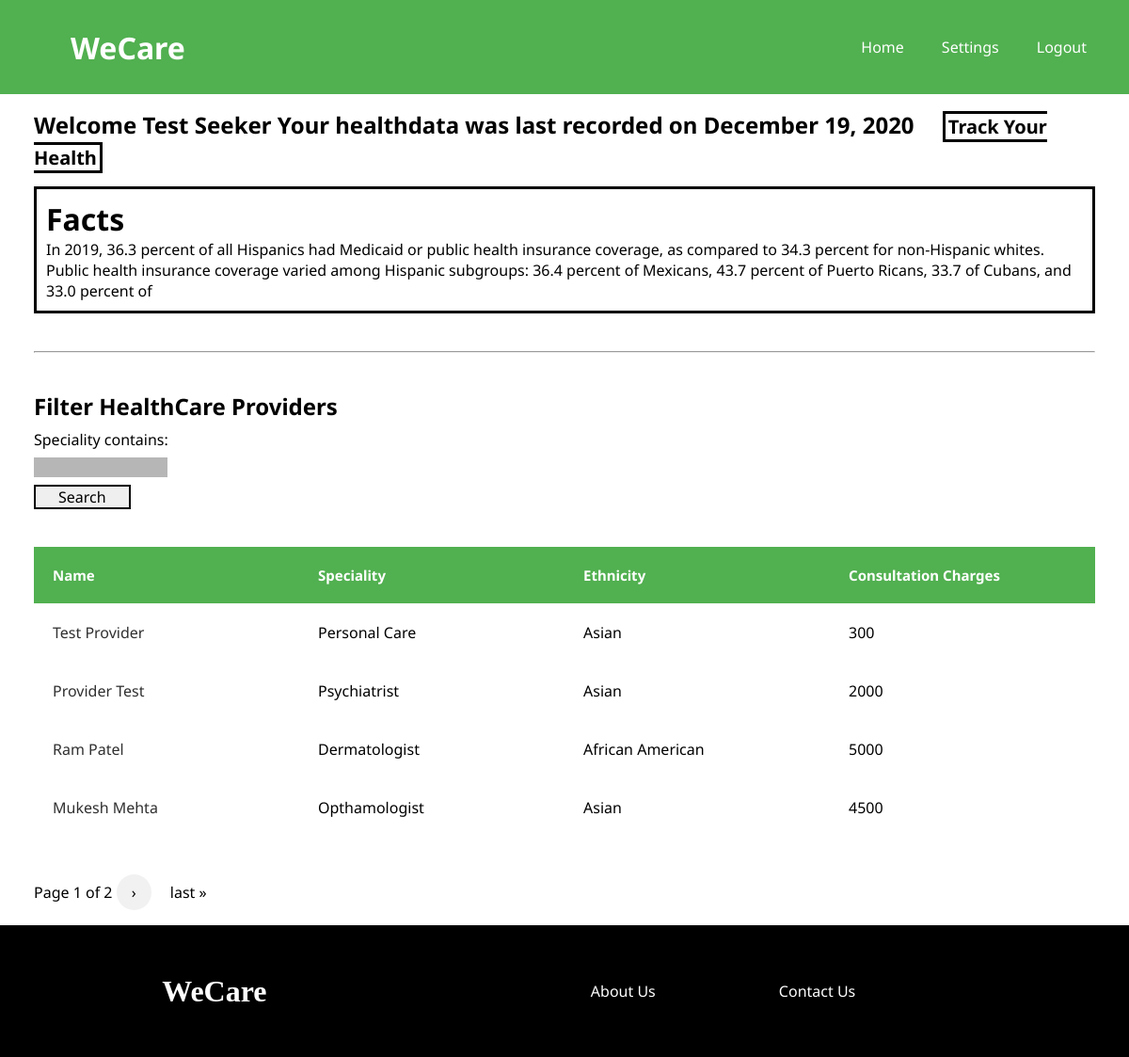
Page /dashboard (signed in) on the committed database.
### users/models.py (models this page shows, shortened)
class Seeker(models.Model):
    user = models.OneToOneField(
        User, on_delete=models.CASCADE, primary_key=True)
    phone_number = models.CharField(max_length=20)
    location = models.CharField(max_length=20)
    medicaid_recepient = models.BooleanField(default=False)
    ethnicity = models.CharField(max_length=20)
    def __str__(self):
        return f'{self.user.first_name} {self.user.last_name}'

class User(AbstractUser):
    email = models.EmailField(unique=True)
    is_seeker = models.BooleanField(default=False)
    is_provider = models.BooleanField(default=False)
    first_name = models.CharField(max_length=100)
    last_name = models.CharField(max_length=100)
    USERNAME_FIELD = 'email'
    REQUIRED_FIELDS = []

class Provider(models.Model):
    user = models.OneToOneField(
        User, on_delete=models.CASCADE, primary_key=True)
    phone_number = models.CharField(max_length=20)
    designation = models.CharField(max_length=20)
    ethnicity = models.CharField(max_length=20)
    def __str__(self):
        return f'{self.user.first_name} {self.user.last_name}'

### healthdata/models.py (models this page shows, shortened)
class HealthData(models.Model):
    seeker = models.ForeignKey(Seeker, on_delete=models.CASCADE)
    heartrate = models.IntegerField(
        validators=[MaxValueValidator(210), MinValueValidator(50)])
    weight = models.IntegerField()
    steps = models.IntegerField()
    blood_pressure = models.IntegerField(
        validators=[MaxValueValidator(180), MinValueValidator(60)])
    date_recorded = models.DateTimeField(default=timezone.now)

class Fact(models.Model):
    ethnicity = models.CharField(max_length=30)
    fact = models.TextField(max_length=300)
    date_added = models.DateTimeField(default=timezone.now)

### listings/models.py (models this page shows, shortened)
class Listing(models.Model):
    listing_id = models.AutoField(primary_key=True)
    provider = models.ForeignKey(Provider, on_delete=models.CASCADE)
    description = models.TextField()
    consultation_charges = models.IntegerField()
    ethnicity = models.CharField(max_length=20)
    speciality = models.TextField()

### listings/views.py (the view)
# urls.py: path('dashboard', listings.dashboard, name='dashboard'),
def dashboard(request):
    labels = []
    data = []
    seeker = get_object_or_404(Seeker, user=request.user)
    fact = Fact.objects.filter(ethnicity=seeker.ethnicity)
    fact = fact[0].fact
    listing_filter = ListingFilter(request.GET, queryset=Listing.objects.all())
    paginator = Paginator(listing_filter.qs, 4)
    page_number = request.GET.get('page')
    try:
        response = paginator.page(page_number)
    except PageNotAnInteger:
        response = paginator.page(1)
    except EmptyPage:
        response = paginator.page(paginator.num_pages)
    user_healthdata = HealthData.objects.filter(seeker=seeker)
    if len(user_healthdata) > 0:
        latest_date = user_healthdata.reverse()[0]
    else:
        latest_date = None
    context = {
        'fact': fact,
        'seeker': seeker,
        'filter': listing_filter,
        'page': page_number,
        'response': response,
        'user_healthdata': user_healthdata,
        'latest_date': latest_date
    }
    return render(request, 'listings/dashboard.html', context)

### listings/templatetags/my_templatetags.py (called while the page is built)
@register.simple_tag
def query_transform(request, **kwargs):
    updated = request.GET.copy()
    for k, v in kwargs.items():
        if v is not None:
            updated[k] = v
        else:
            updated.pop(k, 0)
    return updated.urlencode()

### listings/templates/listings/dashboard.html (shortened to what this page needs)
{% extends "listings/base.html" %}
{% load static %}
{% load my_templatetags %}
{% block content %}
<link rel="stylesheet" href="{% static 'listings/dashboard.css' %}">
<div class="parent_container">
    <div class="welcome">
        {% if user_healthdata == None %}
            <h2>Welcome {{ seeker }} Start tracking your fitness and healthdata</h2>
            <a class="track_url" href="{% url 'track' %}">Track Your Health</a>
        {% else %}
            <h2>Welcome {{ seeker }} Your healthdata was last recorded on {{ latest_date.date_recorded|date:"F d, Y" }}
                <span><a class="track_url" href="{% url 'track' %}">Track Your Health</a></span>
            </h2>
        {% endif %}
    </div>
    <div class="demographics">
        <h1>Facts</h1>
        <p>
            {{ fact }}
        </p>
    </div>
    <hr>
    <div class="healthcare_providers">
        <h2>Filter HealthCare Providers</h2>
        <div class="filt_cont">
            <form method="get" class="filt_form">
                {{ filter.form }}
                <button type="submit" class="filter_submit">Search</button>
            </form>
        </div>
        <table class="listings_table">
            <thead>
                <tr>
                    <th>Name</th>
                    <th>Speciality</th>
                    <th>Ethnicity</th>
                    <th>Consultation Charges</th>
                </tr>
            </thead>
            {% for listing in response %}
                <tr>
                    <td><a class="provider_name" href="{% url 'listing' listing.listing_id %}">{{ listing.provider }}</a></td>
                    <td>{{ listing.speciality }}</td>
                    <td>{{ listing.ethnicity }}</td>
                    <td>{{ listing.consultation_charges }}</td>
                </tr>
            {% endfor %}
        </table>
    </div>
    <div class="paginator">
        <span>
            <span class="current">
                Page {{ response.number }} of {{ response.paginator.num_pages }}
            </span>
            {% if response.has_next %}
                <a class="previous round" href="?{% query_transform request page=response.next_page_number %}">&#8250;</a>
                <a class="paglink" href="?{% query_transform request page=response.paginator.num_pages %}">last &raquo;</a>
            {% endif %}
        </span>
    </div>
</div>
{% endblock content %}

### listings/static/listings/base.css (style rules this page uses)
* { margin: 0; padding: 0; }
:root { --primary: #51b050; --secondary: #767676; }
body { height: 100vh; display: flex; flex-direction: column; }

### listings/static/listings/dashboard.css (style rules this page uses)
* { padding: 0; margin: 0; max-width: 100%; }
.parent_container { font-family: "Noto Sans", sans-serif; margin-left: 3vw; margin-right: 3vw; flex-direction: column; position: relative; }
.parent_container, .health_data { display: flex; justify-content: center; }
.parent_container { max-width: 100%; }
.filt_form { display: flex; align-items: flex-start; flex-direction: column; }
.filt_form label, .filt_form input, .filt_form button { margin-top: 1vh; }
.healthcare_providers, .paginator, .listings_table { margin-top: 5vh; }
@media screen and (min-width: 600px) { .parent_container { flex-direction: column; } }
@media screen and (min-width: 600px) { .listings_table { table-layout: fixed; border-collapse: collapse; width: 100%; } }
@media screen and (min-width: 600px) { .listings_table thead { background-color: var(--primary); color: white; text-align: left; font-size: 15px; } }
@media screen and (min-width: 600px) { .listings_table th, .listings_table td { padding: 20px; } }
@media screen and (min-width: 600px) { #id_provider, #id_speciality { float: right; font-size: 10px; padding: 5px; border: none; background-color: rgb(182, 182, 182); } }
.paginator a { text-decoration: none; display: inline-block; padding: 8px 16px; }
.previous { background-color: #f1f1f1; color: black; }
.round { border-radius: 50%; }
.demographics { max-width: 100%; border: 3px solid black; padding: 10px; margin-top: 2vh; }
.demographics p { max-width: 100%; word-wrap: break-word; }
.welcome { margin-top: 2vh; }
.track_url { font-family: "Noto Sans", sans-serif; padding-left: 3px; padding-right: 3px; font-size: 2.5vh; text-decoration: none; color: black; border: 3px solid black; margin-left: 3vh; }
hr { margin-top: 5vh; }
.provider_name { text-decoration: none; color: rgb(48, 48, 48); }
.filter_submit { font-family: "Noto Sans", sans-serif; font-size: 2vh; border-radius: 0; border: 2px solid black; padding-left: 3vh; padding-right: 3vh; }
.paglink { text-decoration: none; color: black; }

### rows in the picture
Seeker: user_id.last_name "Test Seeker"
HealthData: date_recorded "December 19, 2020"
Fact: fact "In 2019, 36.3 percent of all Hispanics had Medicaid or public health insurance coverage, as compared to 34.3 percent for non-Hispanic whites. Public health insurance coverage varied among Hispanic subgroups: 36.4 percent of Mexicans, 43.7 percent of Puerto Ricans, 33.7 of Cubans, and 33.0 percent of"
Listing: provider "Test Provider", speciality "Personal Care", ethnicity "Asian", consultation_charges "300"
Listing: provider "Provider Test", speciality "Psychiatrist", ethnicity "Asian", consultation_charges "2000"
Listing: provider "Ram Patel", speciality "Dermatologist", ethnicity "African American", consultation_charges "5000"
Listing: provider "Mukesh Mehta", speciality "Opthamologist", ethnicity "Asian", consultation_charges "4500"

### other values in the picture
{{ response.number }} "1"
{{ response.paginator.num_pages }} "2"
